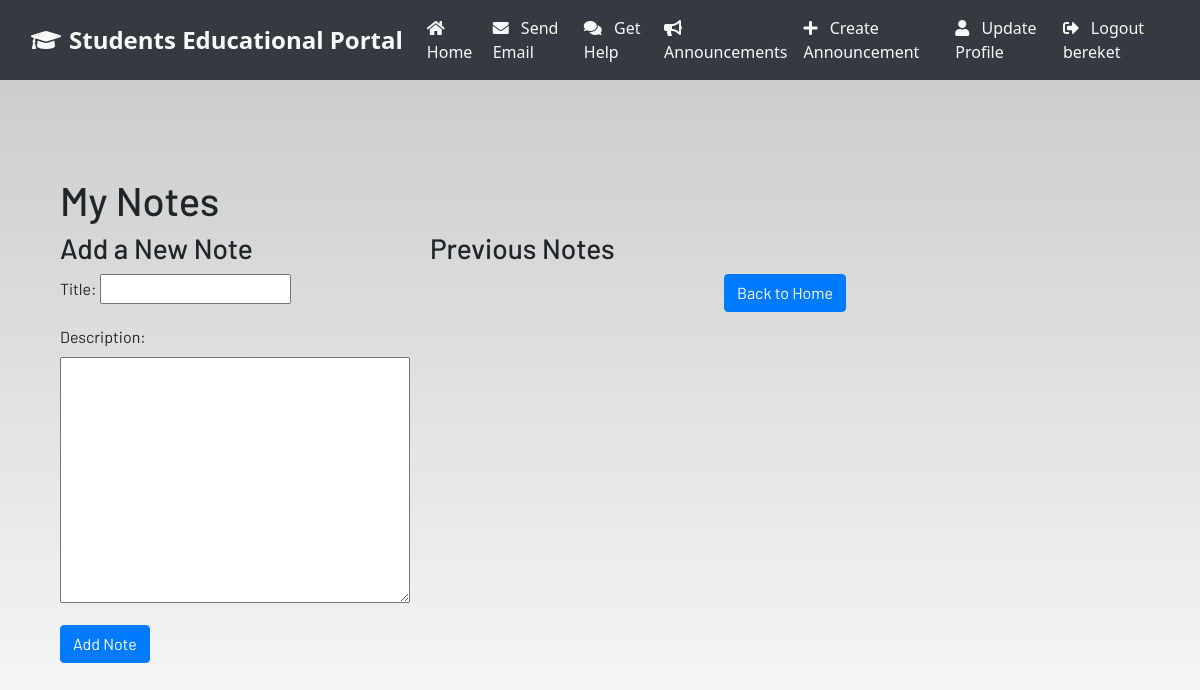
Page /notes/ (signed in) on the earlier database version.
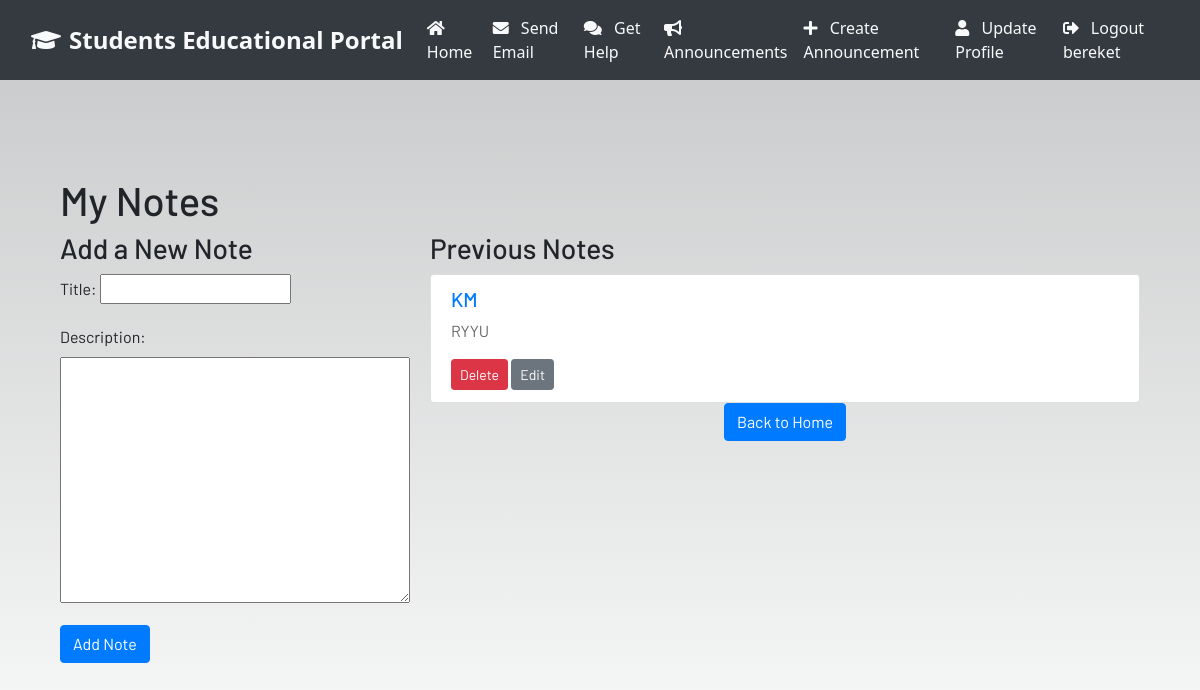
Same page on the later database version.
### dashboard/models.py (models this page shows, shortened)
class Notes(models.Model):
    user = models.ForeignKey(User, on_delete=models.CASCADE)
    title = models.CharField(max_length=255)
    description = models.TextField()

### dashboard/views.py (the view)
# urls.py: path('notes/', views.notes, name='notes'),
@login_required
def notes(request):
    if request.method == "POST":
        form = NotesForm(request.POST)
        if form.is_valid():
            notes = Notes(user=request.user, title=request.POST['title'], description=request.POST['description'])
            notes.save()
            messages.success(request, f"Notes added successfully!")
            return redirect("notes")
    else:
        form = NotesForm()
    notes = Notes.objects.filter(user=request.user)
    context = {'notes': notes, 'form': form}
    return render(request, 'dashboard/notes.html', context)

### dashboard/forms.py
class NotesForm(forms.ModelForm):
    class Meta:
        model = Notes
        fields = ['title', 'description']

### dashboard/templates/dashboard/notes.html (shortened to what this page needs)
{% extends 'dashboard/base.html' %}
{% block content %}
<div class="container mt-5">
    <h1>My Notes</h1>
    <div class="row">
        <div class="col-md-4">
            <h3>Add a New Note</h3>
            <form method="post">
                {{ form.as_p }}
                <button type="submit" class="btn btn-primary">Add Note</button>
            </form>
        </div>
        <div class="col-md-8">
            <h3>Previous Notes</h3>
            <ul class="list-group">
                {% for note in notes %}
                    <li class="list-group-item">
                        <h5 class="note-title">{{ note.title }}</h5>
                        <p class="note-description">{{ note.description }}</p>
                        <form action="{% url 'delete_note' note.id %}" method="post" style="display: inline;">
                            <button type="submit" class="btn btn-danger btn-sm">Delete</button>
                        </form>
                        <a href="{% url 'update_note' note.id %}" class="btn btn-secondary btn-sm">Edit</a>
                    </li>
                {% endfor %}
            </ul>
            <div style="text-align: center;">
              <a href="{% url 'home' %}" class="btn btn-primary">Back to Home</a>
          </div>
        </div>
    </div>
</div>
{% endblock %}

Differences in the rows shown:
added Notes: title "KM", description "RYYU"
